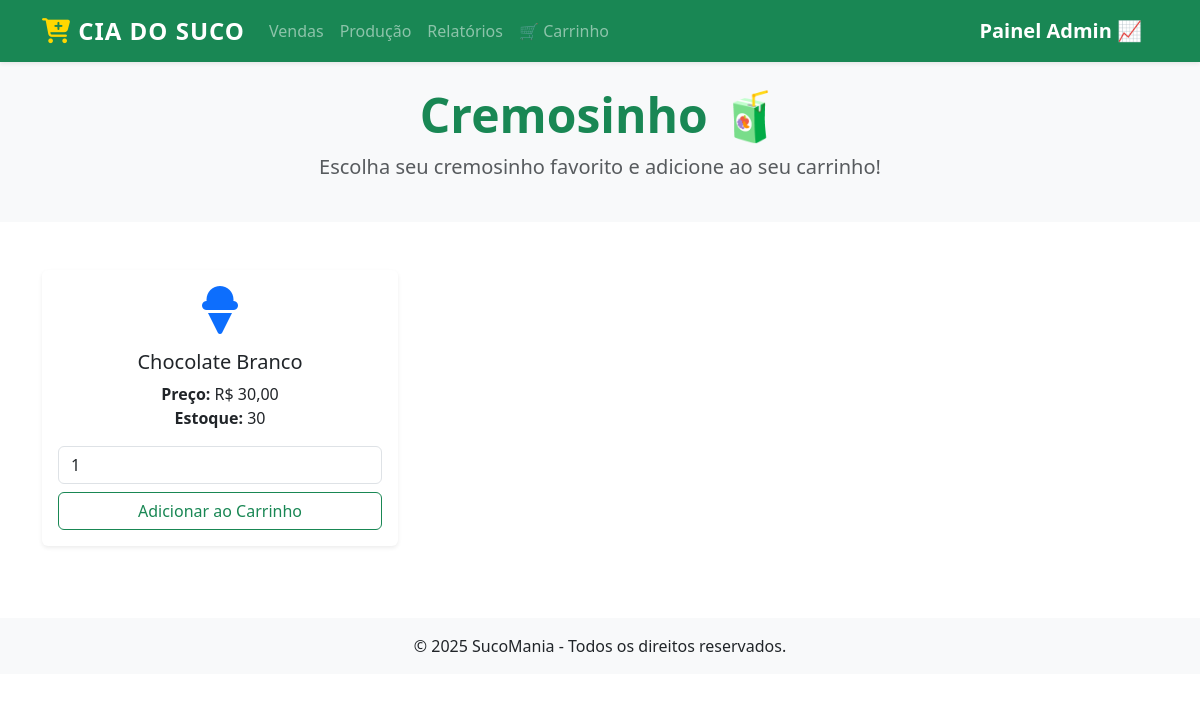
/cremosinho/, run on the app's committed database.
### sucos/models.py (models this page shows, shortened)
class Product(models.Model):
    title = models.CharField(max_length= 100, verbose_name='Titutlo')
    ingredient  = models.ForeignKey('Ingredient', on_delete=models.PROTECT,related_name='products', verbose_name='Ingrediente')
    quantity = models.PositiveBigIntegerField(default=0, verbose_name='Quantidade em Estoque')
    category = models.ForeignKey(Category, on_delete= models.PROTECT, related_name='products', verbose_name='Categoria')
    price = models.DecimalField(max_digits=10, decimal_places=2, verbose_name='Preço')
    is_active = models.BooleanField(default=True, verbose_name='Ativo')
    description = models.TextField(null=True, blank=True, verbose_name='Descrição')
    created_at = models.DateTimeField(auto_now_add=True, verbose_name='Criado em')
    updated_at = models.DateTimeField(auto_now=True, verbose_name='Atualizado em')
    class Meta:
        ordering = ['title']
        verbose_name = 'Produto'

### sucos/views.py (the view)
# urls.py: path('cremosinho/', listar_cremosinho, name='cremosinho'),
def listar_cremosinho(request):
    cremosinho= Product.objects.filter(category__name = 'Cremosinho', is_active =  True)
    return render(request, 'produtos/gelados/cremosinho.html', {'cremosinhos': cremosinho})

### sucos/templates/produtos/gelados/cremosinho.html (shortened to what this page needs)
{% extends 'produtos/suco.html' %}
{% block menu %}
<nav class="navbar navbar-expand-lg navbar-dark bg-success shadow-sm">
    <div class="container">
        <a class="navbar-brand d-flex align-items-center" href="{% url 'inicio' %}">
            <i class="fas fa-cart-plus fa-lg me-2" style="color: #FFD700;"></i>
            <span class="fw-bold fs-4" style="letter-spacing: 1px;">CIA DO SUCO</span>
        </a>
        <div class="collapse navbar-collapse" id="navbarNav">
            <ul class="navbar-nav me-auto">
                <li class="nav-item"><a class="nav-link" href="{% url 'venda' %}">Vendas</a></li>
                <li class="nav-item"><a class="nav-link" href="{% url 'sucos-producao' %}">Produção</a></li>
                <li class="nav-item"><a class="nav-link" href="#">Relatórios</a></li>
                <li class="nav-item"><a class="nav-link" href="{% url 'ver_carrinho' %}">🛒 Carrinho</a></li>
            </ul>
            <a class="navbar-brand text-white" href="{% url 'admin:index' %}">
                <span class="fw-bold fs-5">Painel Admin 📈</span>
            </a>
        </div>
    </div>
</nav>
<div class="bg-light py-4 text-center">
    <div class="container">
        <h1 class="display-5 text-success fw-bold">Cremosinho 🧃</h1>
        <p class="lead text-muted">Escolha seu cremosinho favorito e adicione ao seu carrinho!</p>
    </div>
</div>
{% endblock %}
{% block conteudo %}
<div class="container my-5">
    {% if cremosinhos %}
    <div class="row">
        {% for cremosinho in cremosinhos %}
        <div class="col-md-4 mb-4">
            <div class="card text-center shadow-sm border-0 h-100">
                <div class="card-body d-flex flex-column justify-content-between">
                    <div>
                        <div class="mb-3">
                            <i class="fas fa-ice-cream fa-3x text-primary"></i>
                        </div>
                        <h5 class="card-title">{{ cremosinho.title }}</h5>
                        <p class="card-text">
                            <strong>Preço:</strong> R$ {{ cremosinho.price }}<br>
                            <strong>Estoque:</strong> {{ cremosinho.quantity }}
                        </p>
                    </div>
                    <form method="post" action="{% url 'adicionar_carrinho' %}" class="mt-3">
                        <div class="input-group mb-2">
                            <input type="number" name="quantidade" value="1" min="1" max="{{ cremosinho.quantity }}"
                                   class="form-control" {% if cremosinho.quantity == 0 %}disabled{% endif %}>
                        </div>
                        <button type="submit" class="btn btn-outline-success w-100"
                                {% if cremosinho.quantity == 0 %}disabled{% endif %}>
                            {% if cremosinho.quantity == 0 %}Esgotado{% else %}Adicionar ao Carrinho{% endif %}
                        </button>
                    </form>
                </div>
            </div>
        </div>
        {% endfor %}
    </div>
    {% else %}
    <div class="alert alert-warning text-center" role="alert">
        Nenhum cremosinho disponível no momento! 🧃
    </div>
    {% endif %}
</div>
{% endblock %}

### data on the page
Product: title "Chocolate Branco", price "30,00", quantity "30", quantidade "1", shows "Adicionar ao Carrinho"
